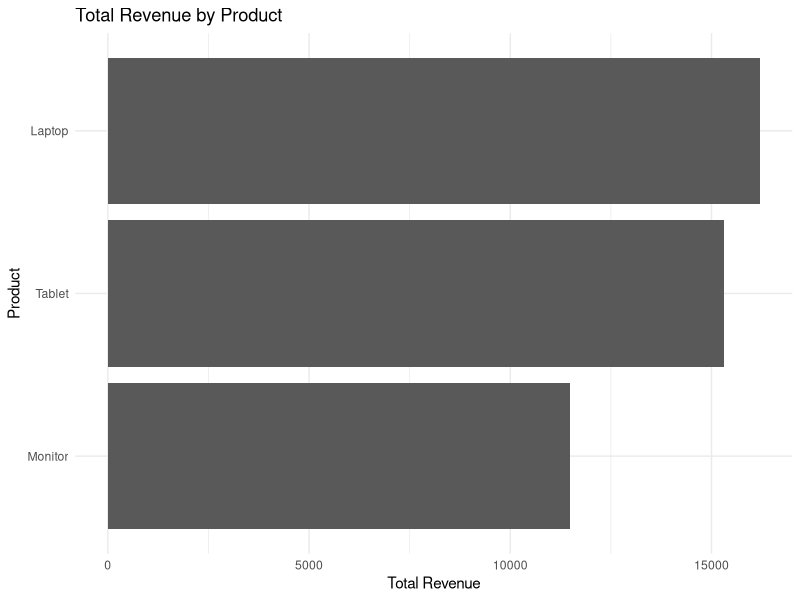

The R source for this figure:
# BDA400 Assignment 1
# Synthetic Sales Data Analysis
# This script imports synthetic sales data, calculates revenue,
# summarizes results, and creates a bar chart.

# Load required packages
library(readr)
library(dplyr)
library(ggplot2)

# Import the synthetic sales dataset
sales_data <- read_csv("data/synthetic_sales.csv")

# Preview the dataset
head(sales_data)

# Check the structure of the dataset
str(sales_data)

# Calculate revenue for each sales record
sales_data <- sales_data %>%
  mutate(revenue = units_sold * unit_price)

# Summarize total revenue by product
product_summary <- sales_data %>%
  group_by(product) %>%
  summarise(
    total_revenue = sum(revenue),
    .groups = "drop"
  ) %>%
  arrange(desc(total_revenue))

# Display product summary
print(product_summary)

# Summarize total revenue by region
region_summary <- sales_data %>%
  group_by(region) %>%
  summarise(
    total_revenue = sum(revenue),
    .groups = "drop"
  ) %>%
  arrange(desc(total_revenue))

# Display region summary
print(region_summary)

# Identify the highest-performing product
highest_product <- product_summary %>%
  slice_max(
    order_by = total_revenue,
    n = 1,
    with_ties = FALSE
  )

# Display the highest-performing product
print(highest_product)

# Create a bar chart of total revenue by product
ggplot(
  product_summary,
  aes(x = reorder(product, total_revenue), y = total_revenue)
) +
  geom_col() +
  coord_flip() +
  labs(
    title = "Total Revenue by Product",
    x = "Product",
    y = "Total Revenue"
  ) +
  theme_minimal()
